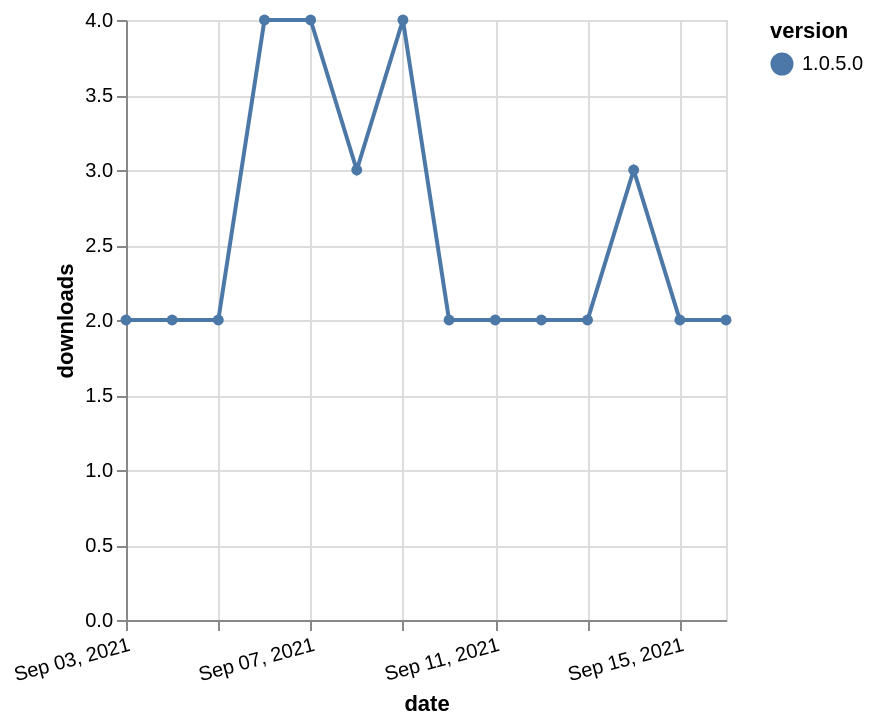

Source (Vega-Lite JSON):
### Vega-Lite specification from a JSON file in a GitHub repository (floating-point values rounded to 4 significant figures)
{"$schema": "https://vega.github.io/schema/vega-lite/v5.json", "description": "A simple bar chart with embedded data.", "data": {"values": [{"date": "2021-09-03", "total": 3387, "delta": 2, "version": "1.0.5.0"}, {"date": "2021-09-04", "total": 3389, "delta": 2, "version": "1.0.5.0"}, {"date": "2021-09-05", "total": 3391, "delta": 2, "version": "1.0.5.0"}, {"date": "2021-09-06", "total": 3395, "delta": 4, "version": "1.0.5.0"}, {"date": "2021-09-07", "total": 3399, "delta": 4, "version": "1.0.5.0"}, {"date": "2021-09-08", "total": 3402, "delta": 3, "version": "1.0.5.0"}, {"date": "2021-09-09", "total": 3406, "delta": 4, "version": "1.0.5.0"}, {"date": "2021-09-10", "total": 3408, "delta": 2, "version": "1.0.5.0"}, {"date": "2021-09-11", "total": 3410, "delta": 2, "version": "1.0.5.0"}, {"date": "2021-09-12", "total": 3412, "delta": 2, "version": "1.0.5.0"}, {"date": "2021-09-13", "total": 3414, "delta": 2, "version": "1.0.5.0"}, {"date": "2021-09-14", "total": 3417, "delta": 3, "version": "1.0.5.0"}, {"date": "2021-09-15", "total": 3419, "delta": 2, "version": "1.0.5.0"}, {"date": "2021-09-16", "total": 3421, "delta": 2, "version": "1.0.5.0"}]}, "width": "container", "mark": {"type": "line", "point": {"filled": true}}, "encoding": {"x": {"field": "date", "type": "temporal", "timeUnit": "yearmonthdate", "title": "date", "axis": {"labelAngle": -15}}, "y": {"field": "delta", "type": "quantitative", "title": "downloads"}, "color": {"field": "version", "type": "nominal"}, "tooltip": {"field": "delta"}}}
